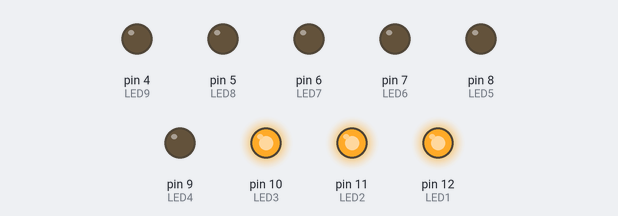
Bench run of a sketch on a simulated Arduino Uno, built with avr-gcc and run on an emulated ATmega328P. Parts: output pins drawn as LEDs (lit = HIGH). Random numbers use the default seed unless the sketch sets one.

Above: at 0.1 s.
At 3.1 s:
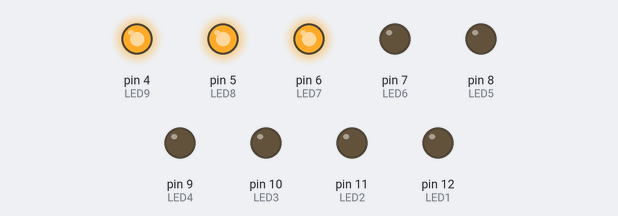
At 8.1 s:
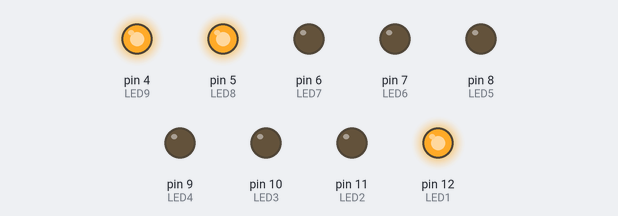
At 16.6 s:
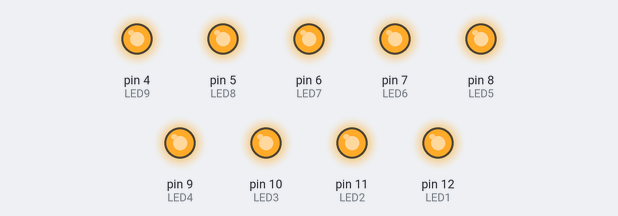
At 26.6 s:
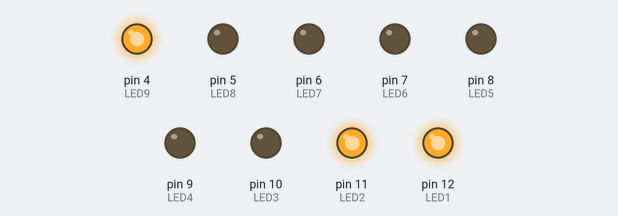
At 36.1 s:
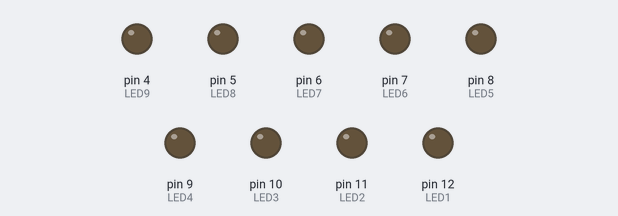
Timing chart, 0 to 37.6 s (numbered marks = the images above):
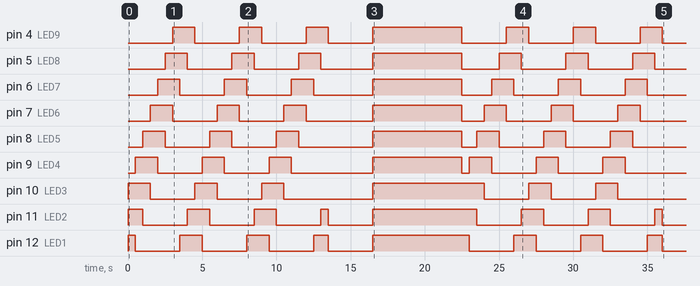

Measured:
- by itself, pin 4 (LED9): goes 3 × (HIGH 1.5 s, LOW 3.0 s), HIGH 6.0 s, 3 × (LOW 3.0 s, HIGH 1.5 s), then LOW
- by itself, pin 5 (LED8): LOW → HIGH at 2.5 s, → LOW 1.5 s later, → HIGH 3.0 s later, → LOW 1.5 s later, … (14 changes in this stretch)
- by itself, pin 6 (LED7): LOW → HIGH at 2.0 s, → LOW 1.5 s later, → HIGH 3.0 s later, → LOW 1.5 s later, … (14 changes in this stretch)
- by itself, pin 7 (LED6): LOW → HIGH at 1.5 s, → LOW 1.5 s later, → HIGH 3.0 s later, → LOW 1.5 s later, … (14 changes in this stretch)
- by itself, pin 8 (LED5): LOW → HIGH at 1.0 s, → LOW 1.5 s later, → HIGH 3.0 s later, → LOW 1.5 s later, … (14 changes in this stretch)
- by itself, pin 9 (LED4): LOW → HIGH at 0.50 s, → LOW 1.5 s later, → HIGH 3.0 s later, → LOW 1.5 s later, … (14 changes in this stretch)
- by itself, pin 10 (LED3): LOW → HIGH at 0.00 s, → LOW 1.5 s later, → HIGH 3.0 s later, → LOW 1.5 s later, … (12 changes in this stretch)
- by itself, pin 11 (LED2): LOW → HIGH at 0.00 s, → LOW 1.0 s later, → HIGH 3.0 s later, → LOW 1.5 s later, … (16 changes in this stretch)

The sketch:

ArvoreDeNatal.ino
```cpp
#define LED1 12
#define LED2 11
#define LED3 10
#define LED4 9
#define LED5 8
#define LED6 7
#define LED7 6
#define LED8 5
#define LED9 4

int i = 0;
int modo = 0;

void setup(){
  pinMode(LED1,OUTPUT);
  pinMode(LED2,OUTPUT);
  pinMode(LED3,OUTPUT);
  pinMode(LED4,OUTPUT);
  pinMode(LED5,OUTPUT);
  pinMode(LED6,OUTPUT);
  pinMode(LED7,OUTPUT);
  pinMode(LED8,OUTPUT);
  pinMode(LED9,OUTPUT);
}

void modo1(){
  digitalWrite(LED1, HIGH);
  digitalWrite(LED2, HIGH);
  digitalWrite(LED3, HIGH);
  digitalWrite(LED4, HIGH);
  digitalWrite(LED5, HIGH);
  digitalWrite(LED6, HIGH);
  digitalWrite(LED7, HIGH);
  digitalWrite(LED8, HIGH);
  digitalWrite(LED9, HIGH);
  delay(3000);
}

void modo2(){
  digitalWrite(LED1, LOW);
  digitalWrite(LED2, LOW);
  digitalWrite(LED3, LOW);
  digitalWrite(LED4, LOW);
  digitalWrite(LED5, LOW);
  digitalWrite(LED6, LOW);
  digitalWrite(LED7, LOW);
  digitalWrite(LED8, LOW);
  digitalWrite(LED9, LOW);
  delay(3000);
}

void modo3(){
  digitalWrite(LED1, HIGH);
  digitalWrite(LED2, HIGH);
  digitalWrite(LED3, HIGH);
  digitalWrite(LED4, LOW);
  digitalWrite(LED5, LOW);
  digitalWrite(LED6, LOW);
  digitalWrite(LED7, LOW);
  digitalWrite(LED8, LOW);
  digitalWrite(LED9, LOW);
  delay(500);
  digitalWrite(LED1, LOW);
  digitalWrite(LED2, HIGH);
  digitalWrite(LED3, HIGH);
  digitalWrite(LED4, HIGH);
  digitalWrite(LED5, LOW);
  digitalWrite(LED6, LOW);
  digitalWrite(LED7, LOW);
  digitalWrite(LED8, LOW);
  digitalWrite(LED9, LOW);
  delay(500);
  digitalWrite(LED1, LOW);
  digitalWrite(LED2, LOW);
  digitalWrite(LED3, HIGH);
  digitalWrite(LED4, HIGH);
  digitalWrite(LED5, HIGH);
  digitalWrite(LED6, LOW);
  digitalWrite(LED7, LOW);
  digitalWrite(LED8, LOW);
  digitalWrite(LED9, LOW);
  delay(500);
  digitalWrite(LED1, LOW);
  digitalWrite(LED2, LOW);
  digitalWrite(LED3, LOW);
  digitalWrite(LED4, HIGH);
  digitalWrite(LED5, HIGH);
  digitalWrite(LED6, HIGH);
  digitalWrite(LED7, LOW);
  digitalWrite(LED8, LOW);
  digitalWrite(LED9, LOW);
  delay(500);
  digitalWrite(LED1, LOW);
  digitalWrite(LED2, LOW);
  digitalWrite(LED3, LOW);
  digitalWrite(LED4, LOW);
  digitalWrite(LED5, HIGH);
  digitalWrite(LED6, HIGH);
  digitalWrite(LED7, HIGH);
  digitalWrite(LED8, LOW);
  digitalWrite(LED9, LOW);
  delay(500);
  digitalWrite(LED1, LOW);
  digitalWrite(LED2, LOW);
  digitalWrite(LED3, LOW);
  digitalWrite(LED4, LOW);
  digitalWrite(LED5, LOW);
  digitalWrite(LED6, HIGH);
  digitalWrite(LED7, HIGH);
  digitalWrite(LED8, HIGH);
  digitalWrite(LED9, LOW);
  delay(500);
  digitalWrite(LED1, LOW);
  digitalWrite(LED2, LOW);
  digitalWrite(LED3, LOW);
  digitalWrite(LED4, LOW);
  digitalWrite(LED5, LOW);
  digitalWrite(LED6, LOW);
  digitalWrite(LED7, HIGH);
  digitalWrite(LED8, HIGH);
  digitalWrite(LED9, HIGH);
  delay(500);
  digitalWrite(LED1, HIGH);
  digitalWrite(LED2, LOW);
  digitalWrite(LED3, LOW);
  digitalWrite(LED4, LOW);
  digitalWrite(LED5, LOW);
  digitalWrite(LED6, LOW);
  digitalWrite(LED7, LOW);
  digitalWrite(LED8, HIGH);
  digitalWrite(LED9, HIGH);
  delay(500);
  digitalWrite(LED1, HIGH);
  digitalWrite(LED2, HIGH);
  digitalWrite(LED3, LOW);
  digitalWrite(LED4, LOW);
  digitalWrite(LED5, LOW);
  digitalWrite(LED6, LOW);
  digitalWrite(LED7, LOW);
  digitalWrite(LED8, LOW);
  digitalWrite(LED9, HIGH);
  delay(500);
 }

void modo4(){
  digitalWrite(LED1, LOW);
  digitalWrite(LED2, LOW);
  digitalWrite(LED3, LOW);
  digitalWrite(LED4, LOW);
  digitalWrite(LED5, LOW);
  digitalWrite(LED6, LOW);
  digitalWrite(LED7, LOW);
  digitalWrite(LED8, LOW);
  digitalWrite(LED9, LOW);
  delay(500);
  digitalWrite(LED1, HIGH);
  digitalWrite(LED2, HIGH);
  digitalWrite(LED3, HIGH);
  digitalWrite(LED4, HIGH);
  digitalWrite(LED5, HIGH);
  digitalWrite(LED6, HIGH);
  digitalWrite(LED7, HIGH);
  digitalWrite(LED8, HIGH);
  digitalWrite(LED9, HIGH);
  delay(500);
}

void modo5(){

}

void modo6(){

}

void modo7(){

}

void modo8(){

}

void modo9(){

}

void loop(){

  modo = random(1,10);

  if (modo == 1) {
   modo1();
  }

  if (modo == 2) {
   modo2();
  }

  if (modo == 3) {
    for(i=0;i<3;i+=1){
        modo3();
    }
  }

  if (modo == 4) {
    for(i=0;i<5;i+=1){
        modo4();
    }
  }
}
```
